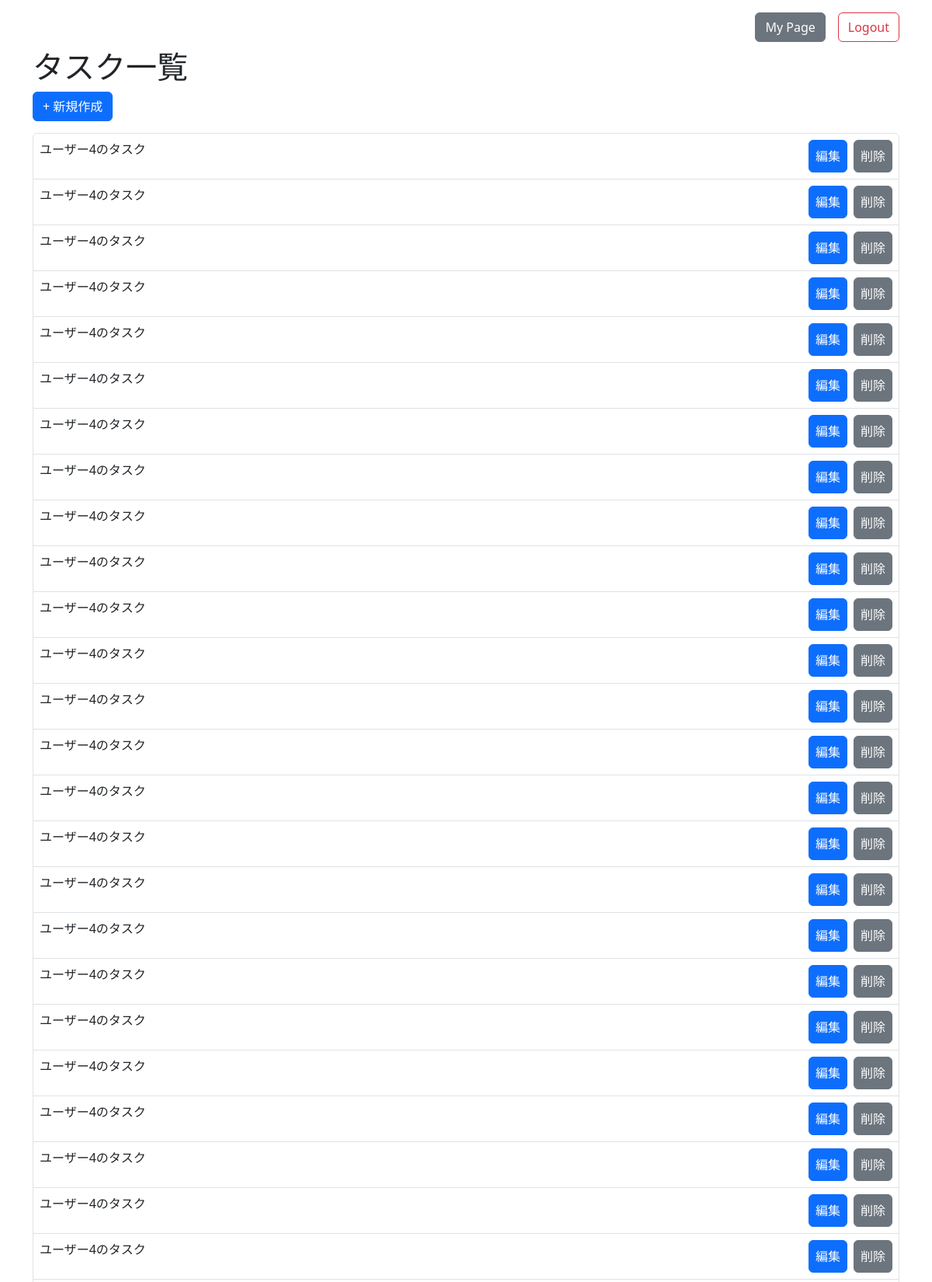
/ (signed in, upper part), run on the app's committed database.
### tables this page shows
CREATE TABLE tasks (
                id INTEGER PRIMARY KEY AUTOINCREMENT,
                title TEXT NOT NULL,
                done INTEGER NOT NULL DEFAULT 0,
                user_id INTEGER
            );

### app.py (the view)
@app.route("/")
@login_required
def index():
    tasks = db.fetch_all_by_user(current_user.id)
    return render_template("index.html", tasks=tasks)

### app.py (called while the page is built)
@login_manager.user_loader
def load_user(user_id):
    conn = sqlite3.connect("tasks.db")
    c = conn.cursor()
    c.execute("SELECT id, username FROM users WHERE id = ?", (user_id,))
    row = c.fetchone()
    conn.close()
    if row:
        return User(row[0], row[1])
    return None

### db.py (called while the page is built)
def get_connection():
    return sqlite3.connect(DB_NAME)

def fetch_all_by_user(user_id):
    with closing(get_connection()) as conn:
        c = conn.cursor()
        c.execute(
            "SELECT id, title, done FROM tasks WHERE user_id = ? ORDER BY id DESC",
            (user_id,)
        )
        return c.fetchall()

### templates/index.html (shortened to what this page needs)
<!DOCTYPE html>
<html lang="ja">
  <head>
    <link
      href="https://cdn.jsdelivr.net/npm/bootstrap@5.3.0/dist/css/bootstrap.min.css"
      rel="stylesheet"
    />
  </head>
  <body>
    <div class="container-md mt-3">
      <div class="d-flex justify-content-end mb-2">
        <a class="btn btn-secondary me-3" href="/mypage">My Page</a>
        <a class="btn btn-outline-danger" href="/logout">Logout</a>
      </div>
      <h1>タスク一覧</h1>
      <a class="btn btn-primary" style="margin-bottom: 15px" href="/new"
        >+ 新規作成</a
      >
      <ul class="list-group">
        {% for id, title, done in tasks %}
        <li class="list-group-item p-2">
          {{ title }} {% if done %}(done){% endif %}
          <a
            class="btn btn-secondary p-2"
            href="/delete/{{ id }}"
            style="float: right"
            >削除</a
          >
          <a
            class="btn btn-primary p-2"
            href="/edit/{{ id }}"
            style="float: right; margin-right: 0.5em"
            >編集</a
          >
        </li>
        {% endfor %}
      </ul>
    </div>
  </body>
</html>

### data on the page
tasks: title "ユーザー4のタスク"
tasks: title "ユーザー4のタスク"
tasks: title "ユーザー4のタスク"
tasks: title "ユーザー4のタスク"
tasks: title "ユーザー4のタスク"
tasks: title "ユーザー4のタスク"
tasks: title "ユーザー4のタスク"
tasks: title "ユーザー4のタスク"
tasks: title "ユーザー4のタスク"
tasks: title "ユーザー4のタスク"
tasks: title "ユーザー4のタスク"
tasks: title "ユーザー4のタスク"
tasks: title "ユーザー4のタスク"
tasks: title "ユーザー4のタスク"
tasks: title "ユーザー4のタスク"
tasks: title "ユーザー4のタスク"
tasks: title "ユーザー4のタスク"
tasks: title "ユーザー4のタスク"
tasks: title "ユーザー4のタスク"
tasks: title "ユーザー4のタスク"
tasks: title "ユーザー4のタスク"
tasks: title "ユーザー4のタスク"
tasks: title "ユーザー4のタスク"
tasks: title "ユーザー4のタスク"
tasks: title "ユーザー4のタスク"
